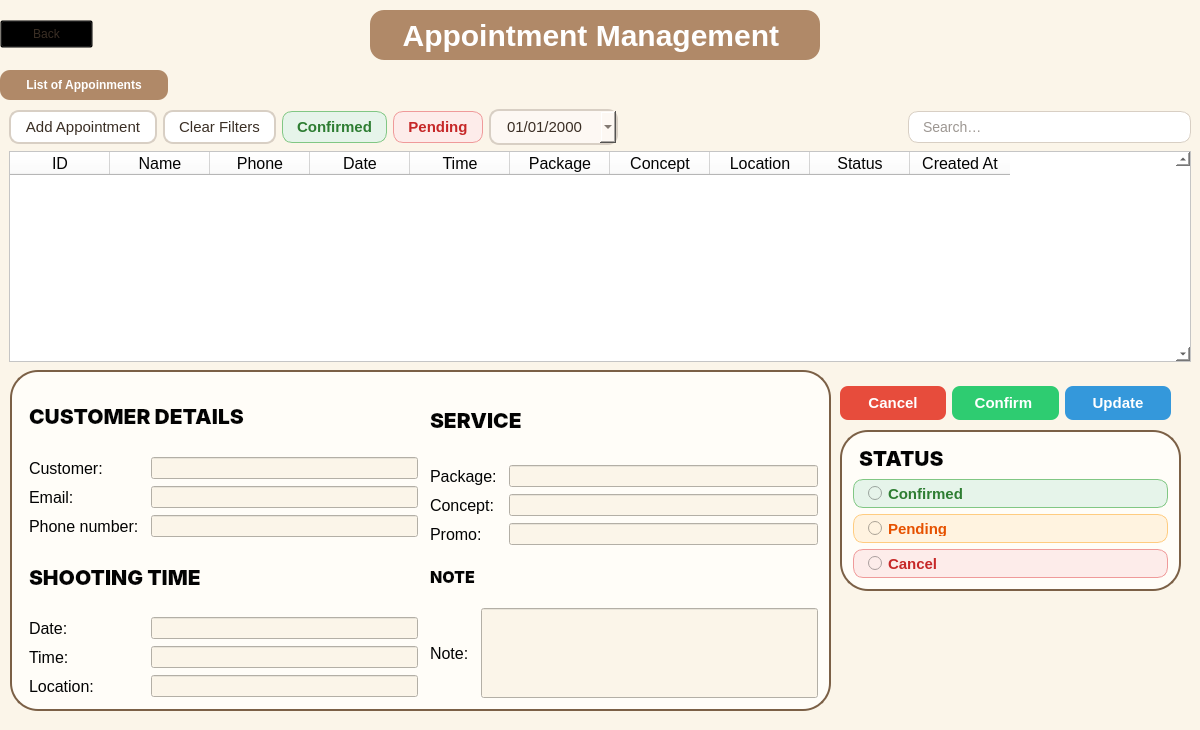
<?xml version="1.0" encoding="UTF-8"?>
<ui version="4.0">
 <class>MainWindow</class>
 <widget class="QMainWindow" name="MainWindow">
  <property name="geometry">
   <rect>
    <x>0</x>
    <y>0</y>
    <width>1200</width>
    <height>730</height>
   </rect>
  </property>
  <property name="minimumSize">
   <size>
    <width>1200</width>
    <height>730</height>
   </size>
  </property>
  <property name="maximumSize">
   <size>
    <width>1200</width>
    <height>730</height>
   </size>
  </property>
  <property name="windowTitle">
   <string>Quản Lý Lịch Hẹn - Admin</string>
  </property>
  <property name="styleSheet">
   <string notr="true">QWidget {
    background-color: #fbf5e9;
    font-family: &quot;Inter&quot;;
    color: #3a2e24;
}

   </string>
  </property>
  <widget class="QWidget" name="centralwidget">
   <widget class="QLabel" name="lbl_title">
    <property name="geometry">
     <rect>
      <x>370</x>
      <y>10</y>
      <width>450</width>
      <height>50</height>
     </rect>
    </property>
    <property name="minimumSize">
     <size>
      <width>450</width>
      <height>50</height>
     </size>
    </property>
    <property name="maximumSize">
     <size>
      <width>16777215</width>
      <height>50</height>
     </size>
    </property>
    <property name="styleSheet">
     <string notr="true">QLabel {
    background-color: #b08968;
    border-radius: 14px;
    color: #ffffff;
font-family: &quot;Playfair Display&quot;;
    font-size: 30px;
    font-weight: 600;
    letter-spacing: 0px;
}</string>
    </property>
    <property name="text">
     <string>Appointment Management </string>
    </property>
    <property name="alignment">
     <set>Qt::AlignmentFlag::AlignCenter</set>
    </property>
   </widget>
   <widget class="QTabWidget" name="tabWidget">
    <property name="geometry">
     <rect>
      <x>0</x>
      <y>70</y>
      <width>1200</width>
      <height>301</height>
     </rect>
    </property>
    <property name="sizePolicy">
     <sizepolicy hsizetype="Expanding" vsizetype="Expanding">
      <horstretch>4</horstretch>
      <verstretch>0</verstretch>
     </sizepolicy>
    </property>
    <property name="minimumSize">
     <size>
      <width>1200</width>
      <height>0</height>
     </size>
    </property>
    <property name="maximumSize">
     <size>
      <width>1200</width>
      <height>16777215</height>
     </size>
    </property>
    <property name="layoutDirection">
     <enum>Qt::LayoutDirection::LeftToRight</enum>
    </property>
    <property name="styleSheet">
     <string notr="true">QTabWidget::pane {
 border-radius: 10px;
}

QTabBar::tab {
    background: #ebd6c1;
    color: #3a2e24;
    padding: 8px 18px;
    border-radius: 10px;
    margin-right: 6px;
    font-weight: 500;
font-family: &quot;Inter&quot;;
}

QTabBar::tab:selected {
    background: #b08968;
    color: white;
}

</string>
    </property>
    <property name="currentIndex">
     <number>0</number>
    </property>
    <widget class="QWidget" name="tab_lich_hen">
     <attribute name="title">
      <string>    List of Appoinments    </string>
     </attribute>
     <layout class="QVBoxLayout" name="vbox_tab1">
      <item>
       <layout class="QHBoxLayout" name="layout_toolbar">
        <item>
         <widget class="QPushButton" name="pushButtonAdd">
          <property name="styleSheet">
           <string notr="true">QPushButton {
    background-color: #ffffff;
    border: 2px solid #d8cfc4;
    border-radius: 10px;
    padding: 6px 14px;
    font-size: 15px;
font-family: &quot;Inter&quot;;
}

QPushButton:hover {
    background-color: #ebd6c1;
}

QPushButton:checked {
    background-color: #7b6046;
    color: white;
    border: none;
}
</string>
          </property>
          <property name="text">
           <string>Add Appointment</string>
          </property>
          <property name="checkable">
           <bool>true</bool>
          </property>
         </widget>
        </item>
        <item>
         <widget class="QPushButton" name="pushButtonClearFilters">
          <property name="styleSheet">
           <string notr="true">QPushButton {
    background-color: #ffffff;
    border: 2px solid #d8cfc4;
    border-radius: 10px;
    padding: 6px 14px;
    font-size: 15px;
font-family: &quot;Inter&quot;;
}

QPushButton:hover {
    background-color: #ebd6c1;
}

QPushButton:checked {
    background-color: #7b6046;
    color: white;
    border: none;
}
</string>
          </property>
          <property name="text">
           <string>Clear Filters</string>
          </property>
          <property name="checkable">
           <bool>true</bool>
          </property>
         </widget>
        </item>
        <item>
         <widget class="QPushButton" name="pushButtonConfirmed">
          <property name="styleSheet">
           <string notr="true">QPushButton {
    background-color: #E6F4EA;       
    color: #2E7D32;                   
    border: 1px solid #81C784;
    border-radius: 10px;
    padding: 6px 14px;
    font-size: 15px;
font-family: &quot;Inter&quot;;
    font-weight: 600;
}

QPushButton:hover {
    background-color: #C8E6C9;
}

QPushButton:checked {
    background-color: #4CAF50;
    color: white;
    border: none;
}

</string>
          </property>
          <property name="text">
           <string>Confirmed</string>
          </property>
          <property name="checkable">
           <bool>true</bool>
          </property>
         </widget>
        </item>
        <item>
         <widget class="QPushButton" name="pushButtonPending">
          <property name="styleSheet">
           <string notr="true">QPushButton {
    background-color: #FDECEA;       
    color: #C62828;                 
    border: 1px solid #EF9A9A;
    border-radius: 10px;
    padding: 6px 14px;
    font-size: 15px;
font-family: &quot;Inter&quot;;
    font-weight: 600;
}

QPushButton:hover {
    background-color: #F9D6D3;
}

QPushButton:checked {
    background-color: #E53935;
    color: white;
    border: none;
}

</string>
          </property>
          <property name="text">
           <string>Pending</string>
          </property>
          <property name="checkable">
           <bool>true</bool>
          </property>
         </widget>
        </item>
        <item>
         <widget class="QDateEdit" name="dateEdit">
          <property name="styleSheet">
           <string notr="true">QDateEdit{
    background-color: #fdf8f3;
    border: 2px solid #d8cfc4;
    border-radius: 10px;
    padding: 6px 14px;
    font-size: 15px;
font-family: &quot;Inter&quot;;
}

QDateEdit:placeholder {
    color: #a67c5b;  
}</string>
          </property>
          <property name="displayFormat">
           <string>dd/MM/yyyy</string>
          </property>
          <property name="calendarPopup">
           <bool>true</bool>
          </property>
         </widget>
        </item>
        <item>
         <spacer name="spacer">
          <property name="orientation">
           <enum>Qt::Orientation::Horizontal</enum>
          </property>
          <property name="sizeHint" stdset="0">
           <size>
            <width>0</width>
            <height>0</height>
           </size>
          </property>
         </spacer>
        </item>
        <item>
         <widget class="QLineEdit" name="search_box">
          <property name="styleSheet">
           <string notr="true">QLineEdit {
    background-color: #ffffff;
    border: 1px solid #d8cfc4;
    border-radius: 10px;
    padding: 6px 12px;
    font-size: 14px;
font-family: &quot;Inter&quot;;
}

QLineEdit:focus {
    border: 1.5px solid #7b6046;
}
</string>
          </property>
          <property name="placeholderText">
           <string>Search…</string>
          </property>
         </widget>
        </item>
       </layout>
      </item>
      <item>
       <widget class="QTableWidget" name="tableWidgetBooking">
        <property name="styleSheet">
         <string notr="true">background-color: rgb(255, 255, 255);
font-size: 16px;
	color: rgb(3, 3, 3);
font-family: &quot;Inter&quot;;

</string>
        </property>
        <property name="verticalScrollBarPolicy">
         <enum>Qt::ScrollBarPolicy::ScrollBarAlwaysOn</enum>
        </property>
        <column>
         <property name="text">
          <string>ID</string>
         </property>
        </column>
        <column>
         <property name="text">
          <string>Name</string>
         </property>
        </column>
        <column>
         <property name="text">
          <string>Phone</string>
         </property>
        </column>
        <column>
         <property name="text">
          <string>Date</string>
         </property>
        </column>
        <column>
         <property name="text">
          <string>Time</string>
         </property>
        </column>
        <column>
         <property name="text">
          <string>Package</string>
         </property>
        </column>
        <column>
         <property name="text">
          <string>Concept</string>
         </property>
        </column>
        <column>
         <property name="text">
          <string>Location</string>
         </property>
        </column>
        <column>
         <property name="text">
          <string>Status</string>
         </property>
        </column>
        <column>
         <property name="text">
          <string>Created At</string>
         </property>
        </column>
       </widget>
      </item>
     </layout>
    </widget>
   </widget>
   <widget class="QFrame" name="frame_form_left_2">
    <property name="geometry">
     <rect>
      <x>840</x>
      <y>430</y>
      <width>341</width>
      <height>161</height>
     </rect>
    </property>
    <property name="styleSheet">
     <string notr="true">QFrame {
    background-color: #fffdf8;
    border: 2px solid #7b6046;
    border-radius: 28px;
 padding: 2px;
}
</string>
    </property>
    <layout class="QVBoxLayout" name="verticalLayout_3">
     <item>
      <layout class="QVBoxLayout" name="verticalLayout">
       <item>
        <widget class="QLabel" name="label_7">
         <property name="font">
          <font>
           <family>Inter</family>
           <pointsize>-1</pointsize>
          </font>
         </property>
         <property name="styleSheet">
          <string notr="true">
QLabel {
    background: transparent;
    border: none;
font-size: 16px;
	color: rgb(3, 3, 3);
font-family: &quot;Inter&quot;;
}
</string>
         </property>
         <property name="text">
          <string>&lt;html&gt;&lt;head/&gt;&lt;body&gt;&lt;p&gt;&lt;span style=&quot; font-size:16pt; font-weight:700;&quot;&gt;STATUS&lt;/span&gt;&lt;/p&gt;&lt;/body&gt;&lt;/html&gt;</string>
         </property>
        </widget>
       </item>
       <item>
        <widget class="QRadioButton" name="radioButtonConfirmed">
         <property name="styleSheet">
          <string notr="true">QRadioButton {
    background-color: #E6F4EA;       
    color: #2E7D32;                   
    border: 1px solid #81C784;
    border-radius: 10px;
    padding: 6px 14px;
    font-size: 15px;
font-family: &quot;Inter&quot;;
    font-weight: 600;
}

QRadioButton:hover {
    background-color: #C8E6C9;
}

QRadioButton:checked {
    background-color: #4CAF50;
    color: white;
    border: none;
}
</string>
         </property>
         <property name="text">
          <string>Confirmed</string>
         </property>
        </widget>
       </item>
       <item>
        <widget class="QRadioButton" name="radioButtonPending">
         <property name="styleSheet">
          <string notr="true">QRadioButton {
    background-color: #FFF3E0;       
    color: #E65100;                 
    border: 1px solid #FFCC80;
    border-radius: 10px;
    padding: 6px 14px;
    font-size: 15px;
    font-family: &quot;Inter&quot;;
    font-weight: 600;
}

QRadioButton:hover {
    background-color: #FFE0B2;
}

QRadioButton:checked {
    background-color: #FB8C00;
    color: white;
    border: none;
}</string>
         </property>
         <property name="text">
          <string>Pending</string>
         </property>
        </widget>
       </item>
       <item>
        <widget class="QRadioButton" name="radioButtonCancel">
         <property name="styleSheet">
          <string notr="true">QRadioButton {
    background-color: #FDECEA;       
    color: #C62828;                 
    border: 1px solid #EF9A9A;
    border-radius: 10px;
    padding: 6px 14px;
    font-size: 15px;
font-family: &quot;Inter&quot;;
    font-weight: 600;
}

QRadioButton:hover {
    background-color: #F9D6D3;
}

QRadioButton:checked {
    background-color: #E53935;
    color: white;
    border: none;
}

</string>
         </property>
         <property name="text">
          <string>Cancel</string>
         </property>
        </widget>
       </item>
      </layout>
     </item>
    </layout>
   </widget>
   <widget class="QFrame" name="frame_form_left">
    <property name="geometry">
     <rect>
      <x>10</x>
      <y>370</y>
      <width>821</width>
      <height>341</height>
     </rect>
    </property>
    <property name="styleSheet">
     <string notr="true">QFrame {
    background-color: #fffdf8;
    border: 2px solid #7b6046;
    border-radius: 28px;
 padding: 2px;
}
</string>
    </property>
    <layout class="QHBoxLayout" name="horizontalLayout_2">
     <item>
      <layout class="QGridLayout" name="gridLayout">
       <item row="5" column="0">
        <widget class="QLabel" name="label_2">
         <property name="styleSheet">
          <string notr="true">
QLabel {
    background: transparent;
    border: none;
font-size: 16px;
	color: rgb(3, 3, 3);
font-family: &quot;Inter&quot;;
}
</string>
         </property>
         <property name="text">
          <string>Date:</string>
         </property>
        </widget>
       </item>
       <item row="3" column="0">
        <widget class="QLabel" name="label">
         <property name="styleSheet">
          <string notr="true">
QLabel {
    background: transparent;
    border: none;
font-size: 16px;
	color: rgb(3, 3, 3);
font-family: &quot;Inter&quot;;
}
</string>
         </property>
         <property name="text">
          <string>Phone number:</string>
         </property>
        </widget>
       </item>
       <item row="2" column="0">
        <widget class="QLabel" name="label_5">
         <property name="styleSheet">
          <string notr="true">
QLabel {
    background: transparent;
    border: none;
font-size: 16px;
	color: rgb(3, 3, 3);
font-family: &quot;Inter&quot;;
}
</string>
         </property>
         <property name="text">
          <string>Email:</string>
         </property>
        </widget>
       </item>
       <item row="1" column="1">
        <widget class="QLineEdit" name="lineEditName"/>
       </item>
       <item row="3" column="1">
        <widget class="QLineEdit" name="lineEditPhone"/>
       </item>
       <item row="7" column="1">
        <widget class="QLineEdit" name="lineEditLocation"/>
       </item>
       <item row="5" column="1">
        <widget class="QLineEdit" name="lineEditDate"/>
       </item>
       <item row="6" column="1">
        <widget class="QLineEdit" name="lineEditTime"/>
       </item>
       <item row="4" column="0" colspan="2">
        <widget class="QLabel" name="label_12">
         <property name="font">
          <font>
           <family>Inter</family>
           <pointsize>-1</pointsize>
          </font>
         </property>
         <property name="styleSheet">
          <string notr="true">QLabel {
    background: transparent;
    border: none;
font-size: 16px;
	color: rgb(3, 3, 3);
font-family: &quot;Inter&quot;;
}
</string>
         </property>
         <property name="text">
          <string>&lt;html&gt;&lt;head/&gt;&lt;body&gt;&lt;p&gt;&lt;span style=&quot; font-size:16pt; font-weight:700;&quot;&gt;SHOOTING TIME&lt;/span&gt;&lt;/p&gt;&lt;/body&gt;&lt;/html&gt;</string>
         </property>
        </widget>
       </item>
       <item row="2" column="1">
        <widget class="QLineEdit" name="lineEditEmail"/>
       </item>
       <item row="7" column="0">
        <widget class="QLabel" name="label_4">
         <property name="styleSheet">
          <string notr="true">
QLabel {
    background: transparent;
    border: none;
font-size: 16px;
	color: rgb(3, 3, 3);
font-family: &quot;Inter&quot;;
}
</string>
         </property>
         <property name="text">
          <string>Location:</string>
         </property>
        </widget>
       </item>
       <item row="0" column="0" colspan="2">
        <widget class="QLabel" name="label_11">
         <property name="font">
          <font>
           <family>Inter</family>
           <pointsize>-1</pointsize>
          </font>
         </property>
         <property name="styleSheet">
          <string notr="true">QLabel {
    background: transparent;
    border: none;
font-size: 16px;
	color: rgb(3, 3, 3);
font-family: &quot;Inter&quot;;
}
</string>
         </property>
         <property name="text">
          <string>&lt;html&gt;&lt;head/&gt;&lt;body&gt;&lt;p&gt;&lt;span style=&quot; font-size:16pt; font-weight:700;&quot;&gt;CUSTOMER DETAILS&lt;/span&gt;&lt;/p&gt;&lt;/body&gt;&lt;/html&gt;</string>
         </property>
         <property name="alignment">
          <set>Qt::AlignmentFlag::AlignLeading|Qt::AlignmentFlag::AlignLeft|Qt::AlignmentFlag::AlignVCenter</set>
         </property>
        </widget>
       </item>
       <item row="1" column="0">
        <widget class="QLabel" name="label">
         <property name="styleSheet">
          <string notr="true">
QLabel {
    background: transparent;
    border: none;
font-size: 16px;
	color: rgb(3, 3, 3);
font-family: &quot;Inter&quot;;
}
</string>
         </property>
         <property name="text">
          <string>Customer:</string>
         </property>
        </widget>
       </item>
       <item row="6" column="0">
        <widget class="QLabel" name="label_3">
         <property name="styleSheet">
          <string notr="true">
QLabel {
    background: transparent;
    border: none;
font-size: 16px;
	color: rgb(3, 3, 3);
font-family: &quot;Inter&quot;;
}
</string>
         </property>
         <property name="text">
          <string>Time:</string>
         </property>
        </widget>
       </item>
      </layout>
     </item>
     <item>
      <layout class="QVBoxLayout" name="verticalLayout_2">
       <item>
        <layout class="QGridLayout" name="gridLayout_2">
         <item row="1" column="0">
          <widget class="QLabel" name="label_19">
           <property name="styleSheet">
            <string notr="true">
QLabel {
    background: transparent;
    border: none;
font-size: 16px;
	color: rgb(3, 3, 3);
font-family: &quot;Inter&quot;;
}
</string>
           </property>
           <property name="text">
            <string>Package:</string>
           </property>
          </widget>
         </item>
         <item row="1" column="1">
          <widget class="QLineEdit" name="lineEditPackage"/>
         </item>
         <item row="3" column="1">
          <widget class="QLineEdit" name="lineEditPromo"/>
         </item>
         <item row="0" column="0" colspan="2">
          <widget class="QLabel" name="label_15">
           <property name="maximumSize">
            <size>
             <width>16777215</width>
             <height>100</height>
            </size>
           </property>
           <property name="font">
            <font>
             <family>Inter</family>
             <pointsize>-1</pointsize>
            </font>
           </property>
           <property name="styleSheet">
            <string notr="true">QLabel {
    background: transparent;
    border: none;
font-size: 16px;
	color: rgb(3, 3, 3);
font-family: &quot;Inter&quot;;
}
</string>
           </property>
           <property name="text">
            <string>&lt;html&gt;&lt;head/&gt;&lt;body&gt;&lt;p&gt;&lt;span style=&quot; font-size:16pt; font-weight:700;&quot;&gt;SERVICE &lt;/span&gt;&lt;/p&gt;&lt;/body&gt;&lt;/html&gt;</string>
           </property>
           <property name="alignment">
            <set>Qt::AlignmentFlag::AlignLeading|Qt::AlignmentFlag::AlignLeft|Qt::AlignmentFlag::AlignVCenter</set>
           </property>
          </widget>
         </item>
         <item row="2" column="1">
          <widget class="QLineEdit" name="lineEditConcept"/>
         </item>
         <item row="2" column="0">
          <widget class="QLabel" name="label_20">
           <property name="styleSheet">
            <string notr="true">QLabel {
    background: transparent;
    border: none;
font-size: 16px;
	color: rgb(3, 3, 3);
font-family: &quot;Inter&quot;;
}</string>
           </property>
           <property name="text">
            <string>Concept:</string>
           </property>
          </widget>
         </item>
         <item row="3" column="0">
          <widget class="QLabel" name="label_21">
           <property name="styleSheet">
            <string notr="true">QLabel {
    background: transparent;
    border: none;
font-size: 16px;
	color: rgb(3, 3, 3);
font-family: &quot;Inter&quot;;
}</string>
           </property>
           <property name="text">
            <string>Promo:</string>
           </property>
          </widget>
         </item>
        </layout>
       </item>
       <item>
        <layout class="QGridLayout" name="gridLayout_4">
         <item row="1" column="1">
          <widget class="QLineEdit" name="lineEditNote">
           <property name="minimumSize">
            <size>
             <width>0</width>
             <height>50</height>
            </size>
           </property>
           <property name="maximumSize">
            <size>
             <width>16777215</width>
             <height>90</height>
            </size>
           </property>
           <property name="sizeIncrement">
            <size>
             <width>0</width>
             <height>50</height>
            </size>
           </property>
          </widget>
         </item>
         <item row="1" column="0">
          <widget class="QLabel" name="label_25">
           <property name="styleSheet">
            <string notr="true">
QLabel {
    background: transparent;
    border: none;
font-size: 16px;
	color: rgb(3, 3, 3);
font-family: &quot;Inter&quot;;
}
</string>
           </property>
           <property name="text">
            <string>Note:</string>
           </property>
          </widget>
         </item>
         <item row="0" column="0" colspan="2">
          <widget class="QLabel" name="label_17">
           <property name="minimumSize">
            <size>
             <width>0</width>
             <height>50</height>
            </size>
           </property>
           <property name="maximumSize">
            <size>
             <width>16777215</width>
             <height>50</height>
            </size>
           </property>
           <property name="sizeIncrement">
            <size>
             <width>0</width>
             <height>50</height>
            </size>
           </property>
           <property name="font">
            <font>
             <family>Inter</family>
             <pointsize>-1</pointsize>
            </font>
           </property>
           <property name="styleSheet">
            <string notr="true">QLabel {
    background: transparent;
    border: none;
font-size: 16px;
	color: rgb(3, 3, 3);
font-family: &quot;Inter&quot;;
}
</string>
           </property>
           <property name="text">
            <string>&lt;html&gt;&lt;head/&gt;&lt;body&gt;&lt;p&gt;&lt;span style=&quot; font-weight:700;&quot;&gt;NOTE&lt;/span&gt;&lt;/p&gt;&lt;/body&gt;&lt;/html&gt;</string>
           </property>
           <property name="alignment">
            <set>Qt::AlignmentFlag::AlignLeading|Qt::AlignmentFlag::AlignLeft|Qt::AlignmentFlag::AlignVCenter</set>
           </property>
          </widget>
         </item>
        </layout>
       </item>
      </layout>
     </item>
    </layout>
   </widget>
   <widget class="QPushButton" name="pushButtonBack">
    <property name="geometry">
     <rect>
      <x>0</x>
      <y>20</y>
      <width>93</width>
      <height>28</height>
     </rect>
    </property>
    <property name="styleSheet">
     <string notr="true">background-color: transparent;
</string>
    </property>
    <property name="text">
     <string>Back</string>
    </property>
    <property name="icon">
     <iconset>
      <normaloff>../../../guest_ui/contact/images/left_arrow.png</normaloff>../../../guest_ui/contact/images/left_arrow.png</iconset>
    </property>
    <property name="iconSize">
     <size>
      <width>30</width>
      <height>30</height>
     </size>
    </property>
   </widget>
   <widget class="QWidget" name="layoutWidget">
    <property name="geometry">
     <rect>
      <x>840</x>
      <y>380</y>
      <width>331</width>
      <height>46</height>
     </rect>
    </property>
    <layout class="QHBoxLayout" name="horizontalLayout">
     <item>
      <widget class="QPushButton" name="pushButtonCancel">
       <property name="styleSheet">
        <string notr="true">QPushButton {
    background-color: #e74c3c;
    color: white;
    border: none;
    border-radius: 8px;
    padding: 8px 18px;
    font-weight: 600;
 font-size: 15px;
font-family: &quot;Inter&quot;;
}

QPushButton:hover {
    background-color: #c0392b;
}

QPushButton:pressed {
    background-color: #922b21;
}
</string>
       </property>
       <property name="text">
        <string>Cancel</string>
       </property>
       <property name="checkable">
        <bool>true</bool>
       </property>
      </widget>
     </item>
     <item>
      <widget class="QPushButton" name="pushButtonConfirm">
       <property name="styleSheet">
        <string notr="true">QPushButton {
    background-color: #2ecc71;
    color: white;
    border: none;
    border-radius: 8px;
    padding: 8px 18px;
    font-weight: 600;
 font-size: 15px;
font-family: &quot;Inter&quot;;
}

QPushButton:hover {
    background-color: #27ae60;
}

QPushButton:pressed {
    background-color: #1e8449;
}
</string>
       </property>
       <property name="text">
        <string>Confirm </string>
       </property>
       <property name="checkable">
        <bool>true</bool>
       </property>
      </widget>
     </item>
     <item>
      <widget class="QPushButton" name="pushButtonEdit">
       <property name="styleSheet">
        <string notr="true">QPushButton {
    background-color: #3498db;
    color: white;
    border: none;
    border-radius: 8px;
    padding: 8px 18px;
    font-weight: 600;
 font-size: 15px;
font-family: &quot;Inter&quot;;
}

QPushButton:hover {
    background-color: #2e86c1;
}

QPushButton:pressed {
    background-color: #21618c;
}
</string>
       </property>
       <property name="text">
        <string>Update</string>
       </property>
       <property name="checkable">
        <bool>true</bool>
       </property>
      </widget>
     </item>
    </layout>
   </widget>
   <zorder>lbl_title</zorder>
   <zorder>tabWidget</zorder>
   <zorder>layoutWidget</zorder>
   <zorder>pushButtonBack</zorder>
   <zorder>frame_form_left</zorder>
   <zorder>frame_form_left_2</zorder>
  </widget>
 </widget>
 <resources/>
 <connections/>
</ui>
